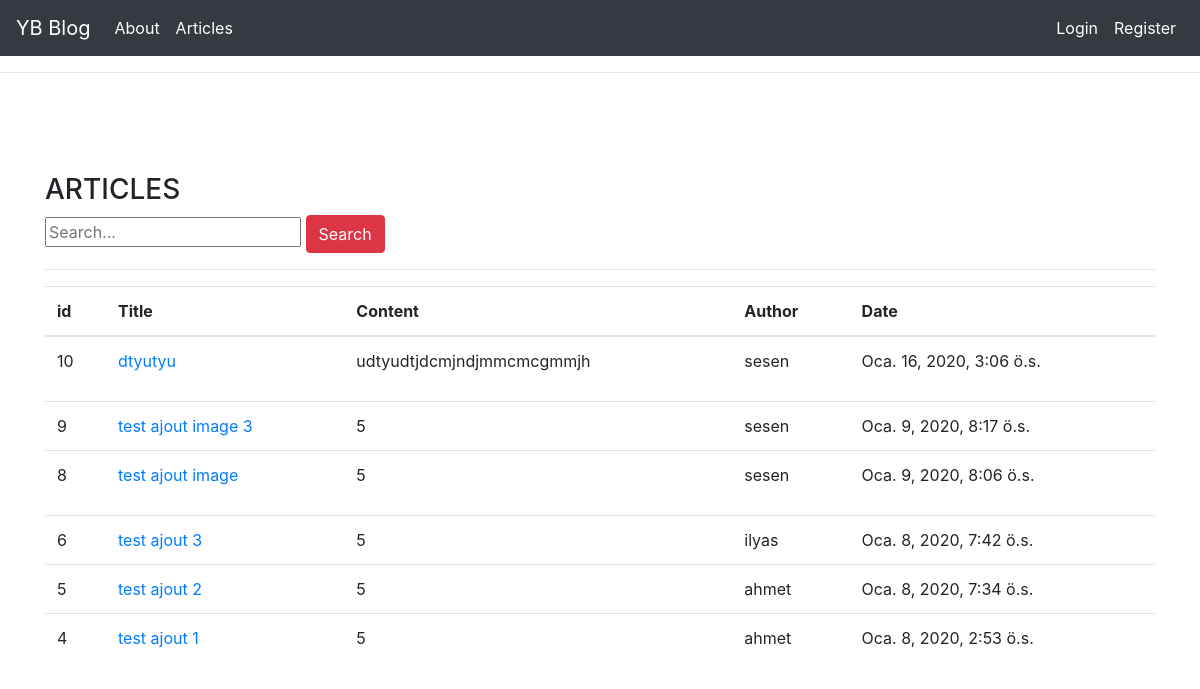
Screenshot of /article/articles/ with the database file from the repository.
### article/models.py (models this page shows, shortened)
class Article(models.Model):
    author=models.ForeignKey("auth.User",on_delete=models.CASCADE,verbose_name="Author")
    title=models.CharField(max_length=50,verbose_name="Titre")
    content=RichTextField()
    article_image=models.FileField(blank=True,null=True,verbose_name="addimage")
    created_date=models.DateTimeField(auto_now_add=True,verbose_name="Time")
    class Meta:
        ordering = ['-created_date']

### article/views.py (the view)
# urls.py: path('articles/', views.articles, name="articles"),
def articles(request):
    keyword=request.GET.get("keyword")
    if keyword:
        articles=Article.objects.filter(title__contains=keyword)
        return render(request,"articles.html",{"articles":articles})
    articles=Article.objects.all()
    return render(request,"articles.html",{"articles":articles})

### templates/articles.html (shortened to what this page needs)
{% extends "layout.html" %}
{% block body %}
{% load crispy_forms_tags %}
<h3>ARTICLES</h3>
<form>
    <input type="text" name="keyword" class="input-sm" placeholder="Search...">
    <button type="submit" class="btn btn-danger"> Search</button>
</form>
<hr>
{% if articles %}
<table class="table table-hover">
  <thead>
    <tr>
      <th scope="col">id</th>
      <th scope="col">Title</th>
      <th scope="col">Content</th>
      <th scope="col">Author</th>
      <th scope="col">Date</th>
    </tr>
  </thead>
  <tbody>
    {% for article in articles %}
     <tr>
      <td>{{article.id}}</td>
      <td><a href="/article/article/{{article.id}}">{{article.title}}</a></td>
       <td>{{article.content|safe|truncatewords:10}}</td>
      <td>{{article.author.username}}</td>
      <td>{{article.created_date}}</td>
    </tr>
    {% endfor %}
</tbody>
</table>
{% else %}
<div class="alert alert-danger">
    There is no articles on this blog
</div>
{% endif %}
{% endblock body %}

### rows the page displays
Article: id "10", title "dtyutyu", content "udtyudtjdcmjndjmmcmcgmmjh", author.username "sesen", created_date "Oca. 16, 2020, 3:06 ö.s."
Article: id "9", title "test ajout image 3", content "5", author.username "sesen", created_date "Oca. 9, 2020, 8:17 ö.s."
Article: id "8", title "test ajout image", content "5", author.username "sesen", created_date "Oca. 9, 2020, 8:06 ö.s."
Article: id "6", title "test ajout 3", content "5", author.username "ilyas", created_date "Oca. 8, 2020, 7:42 ö.s."
Article: id "5", title "test ajout 2", content "5", author.username "ahmet", created_date "Oca. 8, 2020, 7:34 ö.s."
Article: id "4", title "test ajout 1", content "5", author.username "ahmet", created_date "Oca. 8, 2020, 2:53 ö.s."
